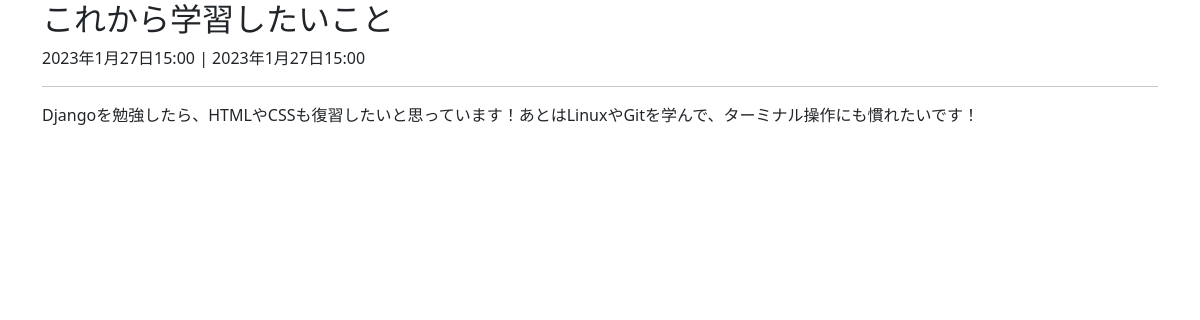
Page /post/2 (signed in) on the earlier database version.
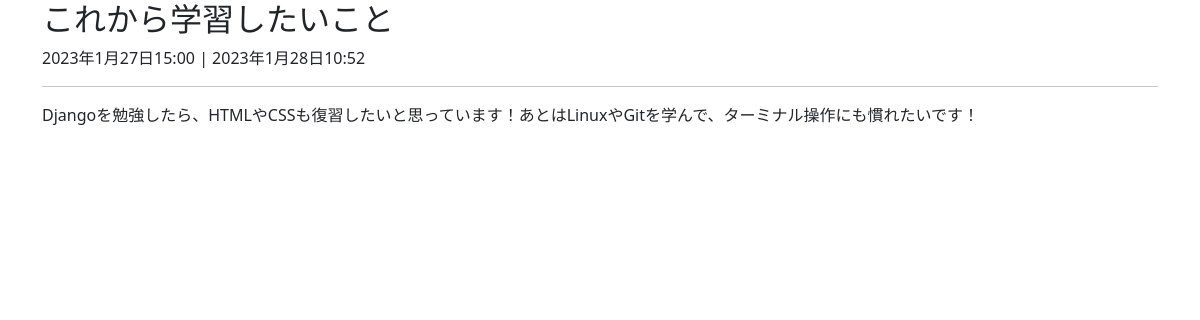
Same page on the later database version.
### blog/models.py (models this page shows, shortened)
class Post(models.Model):
    title = models.CharField(verbose_name="タイトル", max_length=200)
    content = models.TextField(verbose_name="本文")
    created_at = models.DateTimeField(verbose_name="作成日", auto_now_add=True)
    updated_at = models.DateTimeField(verbose_name="更新日", auto_now=True)
    is_published = models.BooleanField(verbose_name="公開設定", default=False)
    category = models.ForeignKey(Category, verbose_name="カテゴリー", on_delete=models.PROTECT, null=True, blank=True)
    tag = models.ManyToManyField(Tag, verbose_name="タグ", blank=True)

### blog/views.py (the view)
# urls.py: path('post/<int:pk>', PostDetailView.as_view(), name='post-detail')
class PostDetailView(DeleteView):
    model = Post
    template_name = "blog/post_detail.html"
    def get_object(self, queryset=None):
        post = super().get_object(queryset) #ここで詳細記事を返している
        if post.is_published or self.request.user.is_authenticated:
            return post
        else:
            raise Http404

### blog/templates/blog/post_detail.html
{% extends 'blog/base.html' %}
{% block content %}
  <h2>{{ post.title }}</h2>
  <p>{{ post.created_at }} | {{ post.updated_at }}</p>
  <hr>
  <p>{{ post.content }}</p>
{% endblock %}

### blog/templates/blog/base.html (shortened to what this page needs)
<!doctype html>
<html lang="ja">
  <head>
    <link href="https://cdn.jsdelivr.net/npm/bootstrap@5.0.2/dist/css/bootstrap.min.css" rel="stylesheet">
  </head>
  <body>
    <div class="container">
      {% block content %}
      {% endblock %}
    </div>
  </body>
</html>

Differences in the rows shown:
changed Post "Djangoを勉強したら、HTMLやCSSも復習したいと思っています！あとはLinuxやGitを学んで、ターミナル操作にも慣れたいです！": updated_at "2023年1月27日15:00" → "2023年1月28日10:52"
